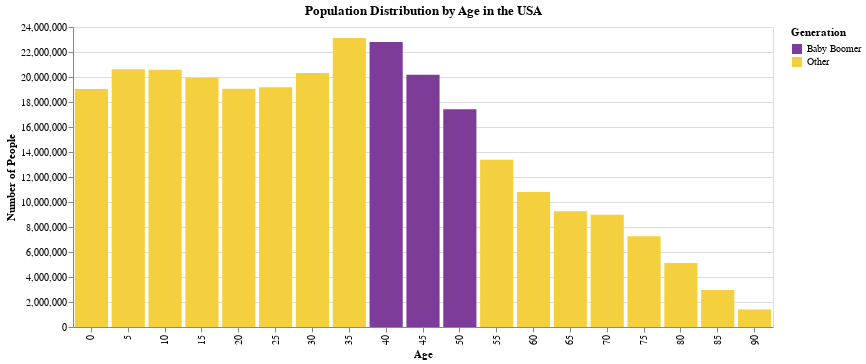

Write notebook code for a chart like this one.
### Markdown cell above
## Show the Population Change Over Time with a Slider

Start the slider at 1900.

### Code cell
slider = alt.binding_range(min=1900, max=2000, step=10, name='Select Year:')
select_year = alt.selection_single(name="year", fields=['year'],
                                   bind=slider, init={'year': 2000})
purple = "#7D3C98"
gold = "#F4D03F"
purple_gold = alt.Scale(domain=('Baby Boomer', 'Other'),
                      range=[purple, gold])

alt.Chart(df_population).mark_bar().encode(
    x=alt.X('age:O', title='Age'),
    y=alt.Y('sum(people)', scale=alt.Scale(domain=(0, 24000000)), axis=alt.Axis(title='Number of People')),
    color=alt.Color('Generation', scale=purple_gold)
).properties(
    title= 'Population Distribution by Age in the USA',
    width= 700
).add_selection(
    select_year
).transform_filter(
    select_year
).configure_facet(
    spacing=8
)

### Figure 1 — Vega-Lite specification as saved in the notebook (floating-point values rounded to 4 significant figures; data arrays with more than 128 entries replaced by an {"elided": "..."} marker saying what was removed)
{"config": {"view": {"continuousWidth": 400, "continuousHeight": 300}, "facet": {"spacing": 8}}, "data": {"name": "data-9d871896ad64672bb67284ad55f5b805"}, "mark": "bar", "encoding": {"color": {"field": "Generation", "scale": {"domain": ["Baby Boomer", "Other"], "range": ["#7D3C98", "#F4D03F"]}, "type": "nominal"}, "x": {"field": "age", "title": "Age", "type": "ordinal"}, "y": {"aggregate": "sum", "axis": {"title": "Number of People"}, "field": "people", "scale": {"domain": [0, 24000000]}, "type": "quantitative"}}, "selection": {"year": {"type": "single", "fields": ["year"], "bind": {"input": "range", "max": 2000, "min": 1900, "name": "Select Year:", "step": 10}, "init": {"year": 2000}}}, "title": "Population Distribution by Age in the USA", "transform": [{"filter": {"selection": "year"}}], "width": 700, "$schema": "https://vega.github.io/schema/vega-lite/v4.17.0.json", "datasets": {"data-9d871896ad64672bb67284ad55f5b805": {"elided": "570 records"}}}
